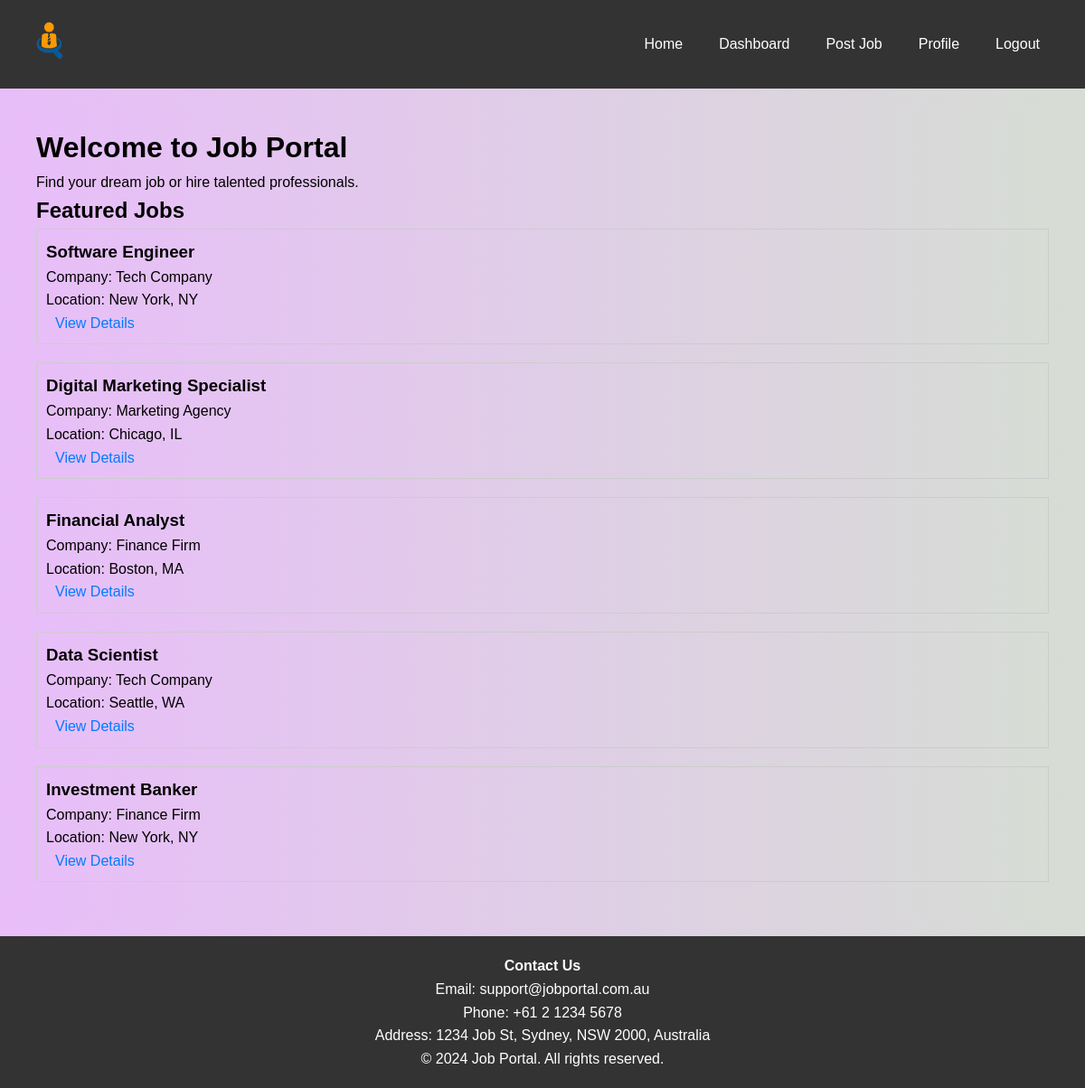
Page /pages/index.php (signed in) on the committed database.
### tables this page shows
CREATE TABLE jobs (
  id INT AUTO_INCREMENT PRIMARY KEY,
  employer_id INT NOT NULL,
  title VARCHAR(255) NOT NULL,
  company VARCHAR(255) NOT NULL,
  location VARCHAR(255) NOT NULL,
  description TEXT NOT NULL,
  salary VARCHAR(255) NOT NULL,
  requirements TEXT NOT NULL,
  featured TINYINT(1) DEFAULT 0,
  FOREIGN KEY (employer_id) REFERENCES users(id)
);

### includes/functions.php (called while the page is built, shortened)
<?php
function getFeaturedJobs($conn) {
    $sql = "SELECT * FROM jobs WHERE featured = 1 LIMIT 5";
    $result = $conn->query($sql);
    if ($result->num_rows > 0) {
        $featuredJobs = array();
        while ($row = $result->fetch_assoc()) {
            $featuredJobs[] = $row;
        }
        return $featuredJobs;
    }
    return false;
}

### pages/index.php (the view, shortened to what this page needs)
<?php
include '../includes/database.php';
include '../includes/functions.php';
include '../templates/header.php';
?>
<main>
  <h1>Welcome to Job Portal</h1>
  <p>Find your dream job or hire talented professionals.</p>
  <h2>Featured Jobs</h2>
  <?php
  $featuredJobs = getFeaturedJobs($conn);
  if ($featuredJobs) {
    foreach ($featuredJobs as $job) {
      echo "<div class='job-listing'>";
      echo "<h3>" . $job['title'] . "</h3>";
      echo "<p>Company: " . $job['company'] . "</p>";
      echo "<p>Location: " . $job['location'] . "</p>";
      echo "<a href='job-details.php?id=" . $job['id'] . "'>View Details</a>";
      echo "</div>";
    }
  } else {
    echo "<p>No featured jobs available.</p>";
  }
  ?>
</main>
<?php include '../templates/footer.php'; ?>

### assets/css/main.css (style rules this page uses)
* { box-sizing: border-box; margin: 0; padding: 0; }
main { background: linear-gradient( 90deg, hsla(283, 83%, 86%, 1) 0%, hsla(105, 11%, 85%, 1) 100% ); }
body { font-family: Arial, sans-serif; line-height: 1.6; height: 100%; margin: 0; display: flex; flex-direction: column; }
a { color: #007bff; text-decoration: none; transition: color 0.3s ease; padding: 10px; }
main { padding: 20px; flex: 1 0 auto; }
.job-listing { border: 1px solid #ccc; padding: 10px; margin-bottom: 20px; }

### rows in the picture
jobs: title "Software Engineer", company "Tech Company", location "New York, NY"
jobs: title "Digital Marketing Specialist", company "Marketing Agency", location "Chicago, IL"
jobs: title "Financial Analyst", company "Finance Firm", location "Boston, MA"
jobs: title "Data Scientist", company "Tech Company", location "Seattle, WA"
jobs: title "Investment Banker", company "Finance Firm", location "New York, NY"
